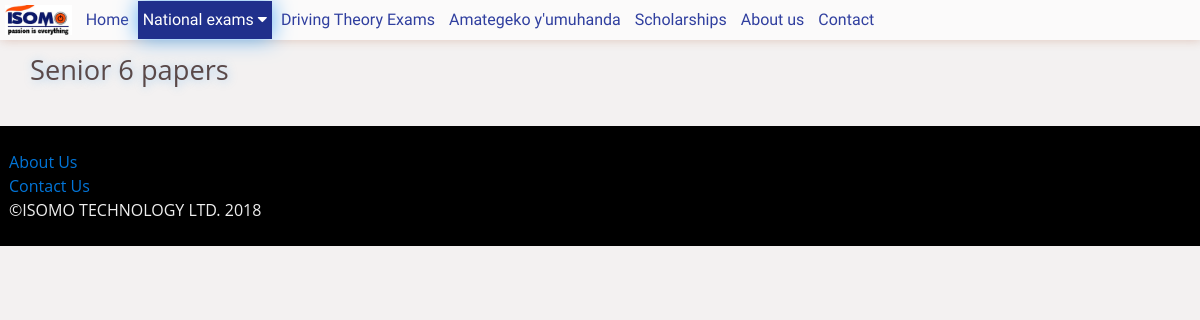
/papers/s6, run on an earlier commit of the app's database.
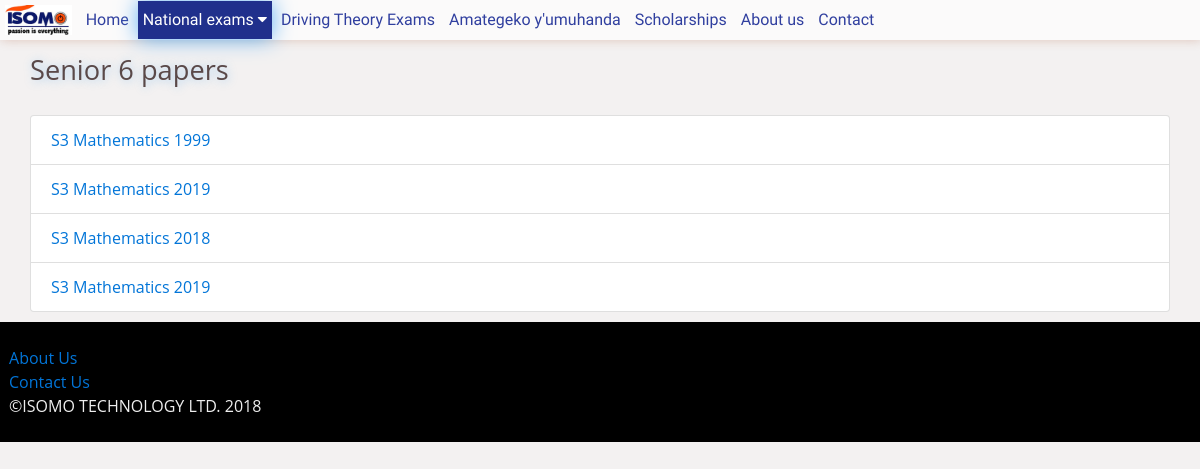
And on a later commit of the database.
### tables this page shows
CREATE TABLE `papers` (
  `id` int(11) NOT NULL,
  `name` varchar(64) NOT NULL,
  `subject` int(11) NOT NULL,
  `level` varchar(16) DEFAULT NULL,
  `file` varchar(1024) NOT NULL,
  `year` int(11) DEFAULT NULL,
  `done_date` date DEFAULT NULL COMMENT 'The date when the exam was done',
  `answers` int(11) DEFAULT NULL COMMENT 'references id for answers',
  `date` timestamp NOT NULL DEFAULT CURRENT_TIMESTAMP ON UPDATE CURRENT_TIMESTAMP,
  `archived` enum('no','yes') NOT NULL DEFAULT 'no',
  `archivedDate` timestamp NULL DEFAULT NULL,
  `archivedBy` int(11) DEFAULT NULL
);

### functions.php (called while the page is built, shortened)
<?php
	include_once "conn.php";
	function page_level(){
		$request_uri = trim($_SERVER['REQUEST_URI'], "/");
		$level = count(explode("/", $request_uri));
		return $level;
	}
	function get_file($filename){
		$plevel = page_level();
		$file = "";
		for($n=0; $n<$plevel; $n++){
			$file .= "../";
		}
		$file .= "$filename";
		return $file;
	}
	function level_papers($level){
		global $db;
		$level = strtoupper($level);
		$sql = "SELECT papers.* FROM papers JOIN subjects ON papers.subject = subjects.id JOIN subject_levels ON subject_levels.subject = subjects.id WHERE subject_levels.level = \"$level\" ORDER BY date DESC ";
		$query = $db->query($sql) or die("error getting papers $db->error");
		$papers = array();
		while ($data = $query->fetch_assoc()) {
			$papers[] = $data;
		}
		return $papers;
	}
?>

### papers.php (the view, shortened to what this page needs)
<!DOCTYPE html>
<html>
<head>
	<?php
		include "functions.php";
		include_once 'class.paper.php';
		$Paper = new paper();
		$str = trim(str_ireplace("/papers/", '', $_SERVER['REQUEST_URI']), '/');
		$parts = explode("/", trim($str));
		$level = page_level();
		if($level == 1){
			$page_name = 'home';
			$title = "Papers";
		}else if($level == 2){
			$spage = $parts[0];
			$query = $db->query("SELECT * FROM levels WHERE name = \"$spage\" LIMIT 1 ") or die("Cabt see level $db->error");
			if($query->num_rows){
				$level = $query->fetch_assoc();
			}else{
			}
		}else if($level == 3){
			if($parts[0] == 'get'){
				$paper_pname = $parts[1];
				$papername = str_ireplace("_", " ", $db->real_escape_string($paper_pname));
				$sql = "SELECT * FROM papers WHERE LOWER(name) = \"$papername\" ";
				$query = $db->query($sql) or trigger_error("Error getting a paper");
				if($query->num_rows){
					$paper_data = $query->fetch_assoc();
					$paper_file = $paper_data['file'];
				}
			}else{
				die();
			}
		}else if(strpos($parts[1], "driving_theory") == 0){
			$page_name = 'driving_theory';
			$paper_date = str_ireplace("driving_theory", "", $parts[1]);
			$paper_data = $Paper->getDrivingPaper('', $paper_date)[0];
			$title = $paper_data['name'];
		}
		include "modules/head.php";
	?>
</head>
<body>
	<?php
		include "modules/menu.php";
		if($level == 1){
			include "paper_home.php";
		}else{
			$spage = $parts[0];
			$query = $db->query("SELECT * FROM levels WHERE name = \"$spage\" LIMIT 1 ") or die("Cabt see level $db->error");
			if($query->num_rows){
				$level = $query->fetch_assoc();
				$printname = $level['printname'];
				?>
					<div class="container">
						<div class="row">
							<div class="col-md-9">
								<h1 class="page-title"><?php echo $printname ?> papers</h1>
							</div>
							<div class="col-md-3">
							</div>
						</div>
						<div class="row">
							<div class="col-md-12">
								<ul class="list-group">
								<?php
									$papers = level_papers($spage);
									for($n=0; $n<count($papers); $n++){
										$paper = $papers[$n];
										$pname = $paper['name'];
										?>
											<li class="list-group-item"><a href="<?php echo get_file("papers/get/".str_ireplace(" ", "_", strtolower($pname))); ?>"><?php echo $pname ?></a></li>
										<?php
									}
								?>
								</ul>
							</div>
						</div>
					</div>
				<?php
			}else if($spage =='get'){
				if(!empty($paper_data)){
					$papername =  $paper_data['name'];
					$paper_parts = explode("_", $papername);
					$subjname = $paper_data['name'];
					$subj_level = $paper_parts[0];
					$subj_year = $paper_data['year'];
					?>
						<div class="container">
							<div class="row">
								<div class="col-md-12">
									<h1 class="page-title"><?php echo ucwords($subjname);  ?></h1>
									<div>
										<button class="btn btn-primary"><a href="<?php echo "/buy/".$paper_pname; ?>" style="color: inherit; text-decoration: inherit;">BUY</a></button>
									</div>
									<?php
										include $paper_file;
									?>
								</div>
							</div>
						</div>
					<?php
				}else{
					$papername =  $parts[1];
					$paper_parts = explode("_", $papername);
					$subjname = $paper_parts[1];
					$subj_level = $paper_parts[0];
					$subj_year = $paper_parts[2];
					$query = $db->query("SELECT * FROM papers JOIN subjects ON subjects.id = papers.subject JOIN subject_levels ON subject_levels.subject = subjects.id WHERE subjects.name = \"$subjname\" AND subject_levels.level = \"$subj_level\" AND papers.year = \"$subj_year\" LIMIT 1 ") or die("can't get a paper $db->error");
					$paper_data = $query->fetch_assoc();
					?>
						<div class="container">
							<div class="row">
								<div class="col-md-12">
									<h1 class="page-title"><?php echo ucwords($subjname)." of ".$subj_year;  ?></h1>
									<div class="embed-responsive embed-responsive-16by9">
										<iframe scrolling ='no' class="embed-responsive-item" frameborder="0" width="400" height="100%" src="<?php echo get_file($paper_data['file']); ?>"></iframe>
									</div>
								</div>
							</div>
						</div>
					<?php
				}
			}
		}
		include "modules/footer.php";
	?>
</body>
</html>

What changed in the data, as far as the page shows it:
added papers: name "S3 Mathematics 1999"
now on this page (row edited): papers: name "S3 Mathematics 2019"
added papers: name "S3 Mathematics 2018"
now on this page (row edited): papers: name "S3 Mathematics 2019"
